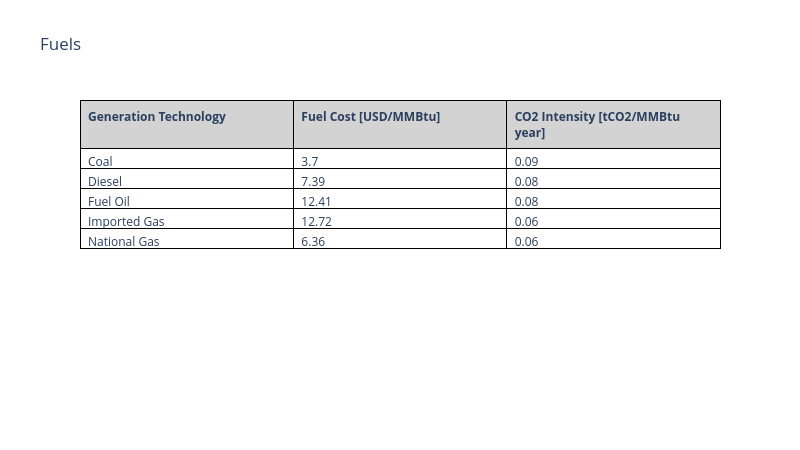

The code cell stored with this chart in its notebook:
### Code cell
import pandas as pd
import plotly.graph_objects as go
# Merge DataFrames
df = fuels.merge(fuel_cost, on='fuel', how='outer')
df = df.fillna(0)
# Create the table
header = ['<b>Generation Technology</b>', '<b>Fuel Cost [USD/MMBtu]</b>', '<b>CO2 Intensity [tCO2/MMBtu year]</b>']
cells = [
    df['fuel'].tolist(),
    df['fuel_cost'].round(2).tolist(),
    df['co2_intensity'].round(2).tolist()
]

fig = go.Figure(data=[go.Table(
    header=dict(
        values=header,
        fill_color='lightgray',
        align='left', line_color='black'
    ),
    cells=dict(
        values=cells,
        fill_color='white',
        align='left', line_color='black'
    )
)])

fig.update_layout(title='Fuels', height=9*50, width=16*50, template="plotly_white")
fig.write_image("../images/Fuels.png")
fig.show()

### Figure 1 — Plotly figure (JSON) as saved in the notebook; plotly's stock layout.template omitted (floating-point values rounded to 4 significant figures)
{"data": [{"cells": {"align": "left", "fill": {"color": "white"}, "line": {"color": "black"}, "values": [["Coal", "Diesel", "Fuel Oil", "Imported Gas", "National Gas"], [3.7, 7.39, 12.41, 12.72, 6.36], [0.09, 0.08, 0.08, 0.06, 0.06]]}, "header": {"align": "left", "fill": {"color": "lightgray"}, "line": {"color": "black"}, "values": ["<b>Generation Technology</b>", "<b>Fuel Cost [USD/MMBtu]</b>", "<b>CO2 Intensity [tCO2/MMBtu year]</b>"]}, "type": "table"}], "layout": {"height": 450, "title": {"text": "Fuels"}, "width": 800}}
